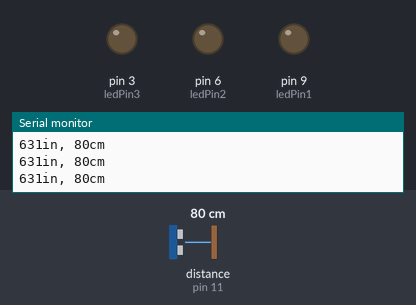
This sketch was run on a simulated Arduino Uno, built with avr-gcc and run on an emulated ATmega328P. Shown: output pins drawn as LEDs (lit = HIGH), the last lines printed to the serial monitor. Wiring (inferred from the names in the program): ultrasonic range finder: trigger pin 12; echo pin 11. The test bench sets the inputs (shaded band); at power-on: distance to the obstacle (sensor on pin 11) 80 cm. The echo pulse lasts 58.3 µs per cm; pins used as bus, display or sensor lines are not drawn.

Above: at 1.2 s.
1.3 s: distance to the obstacle (sensor on pin 11) set to 42 cm
4.3 s: distance to the obstacle (sensor on pin 11) set to 36 cm
At 5.0 s:
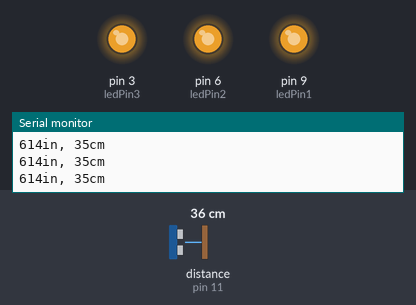
5.8 s: distance to the obstacle (sensor on pin 11) set to 18 cm
At 7.0 s:
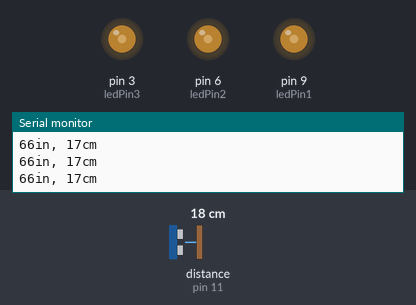
7.3 s: distance to the obstacle (sensor on pin 11) set to 4 cm
At 8.3 s:
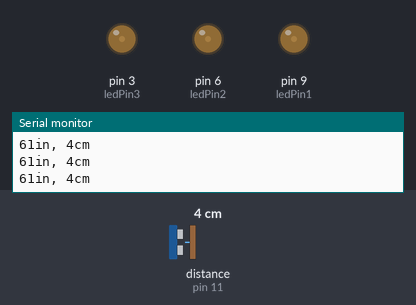
Timing chart, 0 to 9.8 s (numbered marks = the images above; inputs shaded):
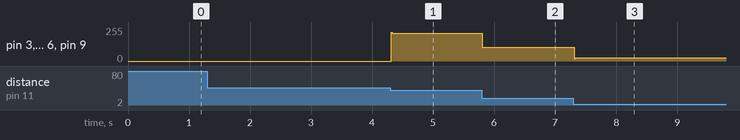

Measured:
- the behaviour switches between 40 and 39 cm on distance to the obstacle (sensor on pin 11) (found by bisection; images 0 and 1)
- after the input at 4.3 s, pin 3 (ledPin3), pin 6 (ledPin2), pin 9 (ledPin1): 0/255 → 210/255 at once
- after the input at 5.8 s, pin 3 (ledPin3), pin 6 (ledPin2), pin 9 (ledPin1): 210/255 → 102/255 at once
- after the input at 7.3 s, pin 3 (ledPin3), pin 6 (ledPin2), pin 9 (ledPin1): 102/255 → 24/255 at once

The sketch:

Led_brightness_per_distnace.ino
```cpp
const int trigPin = 12;
const int echoPin = 11;
int ledPin1 = 9; // select the pin for the LED
int ledPin2 = 6; // select the pin for the LED
int ledPin3 = 3; // select the pin for the LED
int test;
int lengthModifier =  40; // in cm
int lengthParameter = 255 / lengthModifier;

void setup() {
  // initialize serial communication:
  pinMode(ledPin1, OUTPUT);
pinMode(ledPin2, OUTPUT);
pinMode(ledPin3, OUTPUT);
  pinMode(trigPin, OUTPUT);
    pinMode(echoPin, INPUT);
  Serial.begin(9600);
}

void loop()
{
  // establish variables for duration of the ping,
  // and the distance result in inches and centimeters:
  long duration, inches, cm;

  // The sensor is triggered by a HIGH pulse of 10 or more microseconds.
  // Give a short LOW pulse beforehand to ensure a clean HIGH pulse:

  digitalWrite(trigPin, LOW);
  delayMicroseconds(2);
  digitalWrite(trigPin, HIGH);
  delayMicroseconds(10);
  digitalWrite(trigPin, LOW);

  // Read the signal from the sensor: a HIGH pulse whose
  // duration is the time (in microseconds) from the sending
  // of the ping to the reception of its echo off of an object.

  duration = pulseIn(echoPin, HIGH);

  // convert the time into a distance
  inches = microsecondsToInches(duration);
  cm = microsecondsToCentimeters(duration);
  test = cm*lengthParameter;
  Serial.print(inches);
  Serial.print("in, ");
  Serial.print(cm);
  Serial.print("cm");
  Serial.println();
  Serial.print(lengthParameter);

  if (cm < lengthModifier) {
  analogWrite(ledPin1,test);
  analogWrite(ledPin2,test);
  analogWrite(ledPin3,test);
  }
  else if (cm > 150 && cm < 1000) {
    analogWrite(ledPin1,0);
  analogWrite(ledPin2,0);
  analogWrite(ledPin3,0);
}
delay(13);
}

long microsecondsToInches(long microseconds)
{
  // According to Parallax's datasheet for the PING))), there are
  // 73.746 microseconds per inch (i.e. sound travels at 1130 feet per
  // second).  This gives the distance travelled by the ping, outbound
  // and return, so we divide by 2 to get the distance of the obstacle.
  // See: http://www.parallax.com/dl/docs/prod/acc/28015-PING-v1.3.pdf
  return microseconds / 74 / 2;
}

long microsecondsToCentimeters(long microseconds)
{
  // The speed of sound is 340 m/s or 29 microseconds per centimeter.
  // The ping travels out and back, so to find the distance of the
  // object we take half of the distance travelled.
  return microseconds / 29 / 2;
}
```
